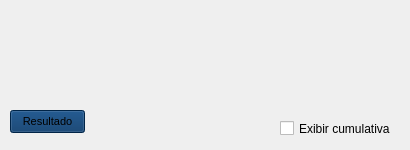
<?xml version="1.0" encoding="UTF-8"?>
<ui version="4.0">
 <class>Form</class>
 <widget class="QWidget" name="Form">
  <property name="geometry">
   <rect>
    <x>0</x>
    <y>0</y>
    <width>410</width>
    <height>150</height>
   </rect>
  </property>
  <property name="minimumSize">
   <size>
    <width>410</width>
    <height>150</height>
   </size>
  </property>
  <property name="maximumSize">
   <size>
    <width>420</width>
    <height>180</height>
   </size>
  </property>
  <property name="windowTitle">
   <string>Form</string>
  </property>
  <property name="styleSheet">
   <string notr="true"/>
  </property>
  <widget class="QPushButton" name="pushButton">
   <property name="geometry">
    <rect>
     <x>10</x>
     <y>110</y>
     <width>75</width>
     <height>23</height>
    </rect>
   </property>
   <property name="font">
    <font>
     <family>MS Shell Dlg 2</family>
     <pointsize>8</pointsize>
     <weight>9</weight>
     <italic>false</italic>
     <bold>false</bold>
    </font>
   </property>
   <property name="autoFillBackground">
    <bool>false</bool>
   </property>
   <property name="styleSheet">
    <string notr="true">background-color: rgb(0, 50, 100);
font: 75 8pt &quot;MS Shell Dlg 2&quot;;</string>
   </property>
   <property name="text">
    <string>Resultado</string>
   </property>
  </widget>
  <widget class="QWidget" name="layoutWidget">
   <property name="geometry">
    <rect>
     <x>10</x>
     <y>10</y>
     <width>181</width>
     <height>91</height>
    </rect>
   </property>
   <layout class="QVBoxLayout" name="verticalLayout_2" stretch="">
    <property name="sizeConstraint">
     <enum>QLayout::SetMinimumSize</enum>
    </property>
   </layout>
  </widget>
  <widget class="QCheckBox" name="checkBox">
   <property name="geometry">
    <rect>
     <x>280</x>
     <y>120</y>
     <width>111</width>
     <height>17</height>
    </rect>
   </property>
   <property name="text">
    <string>Exibir cumulativas</string>
   </property>
  </widget>
 </widget>
 <resources/>
 <connections/>
</ui>
